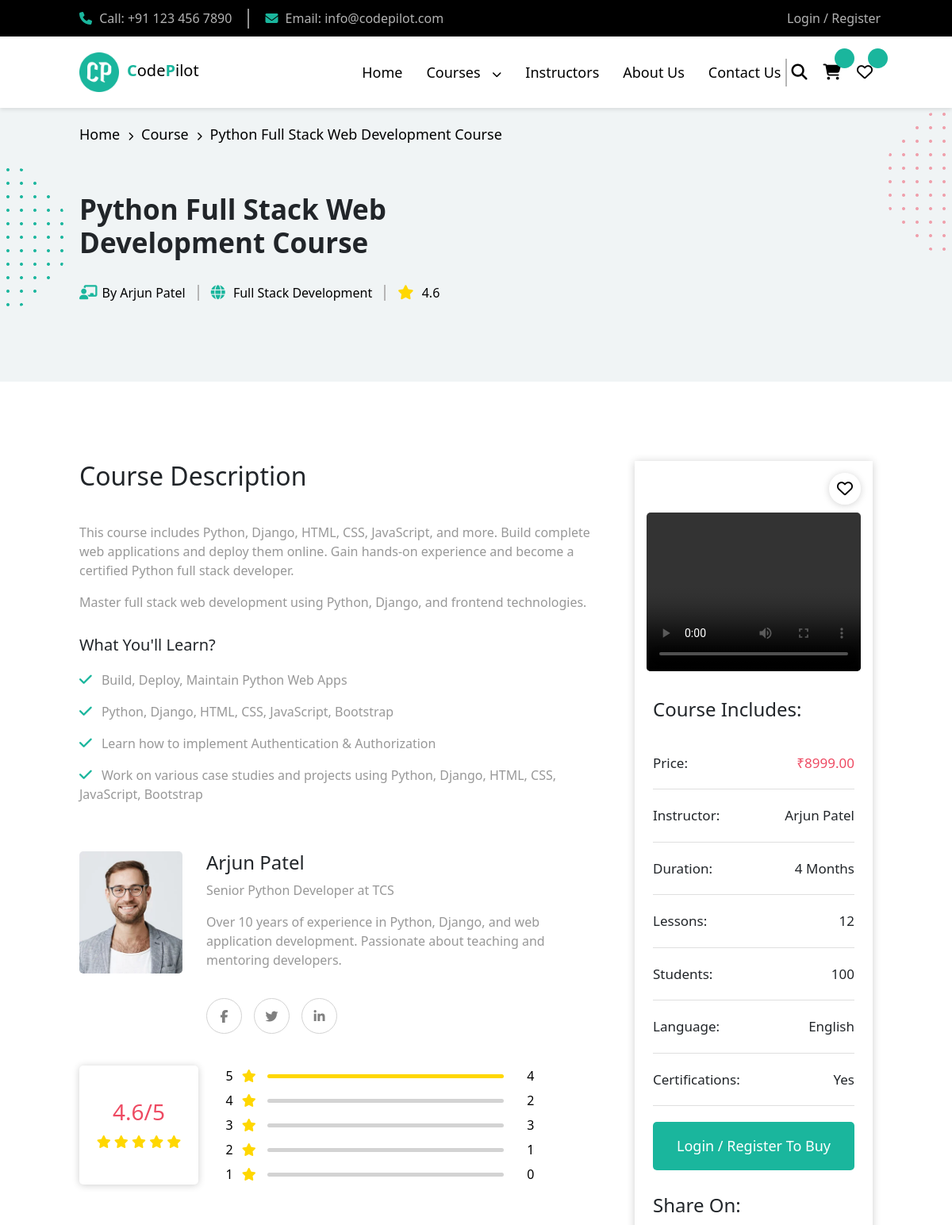
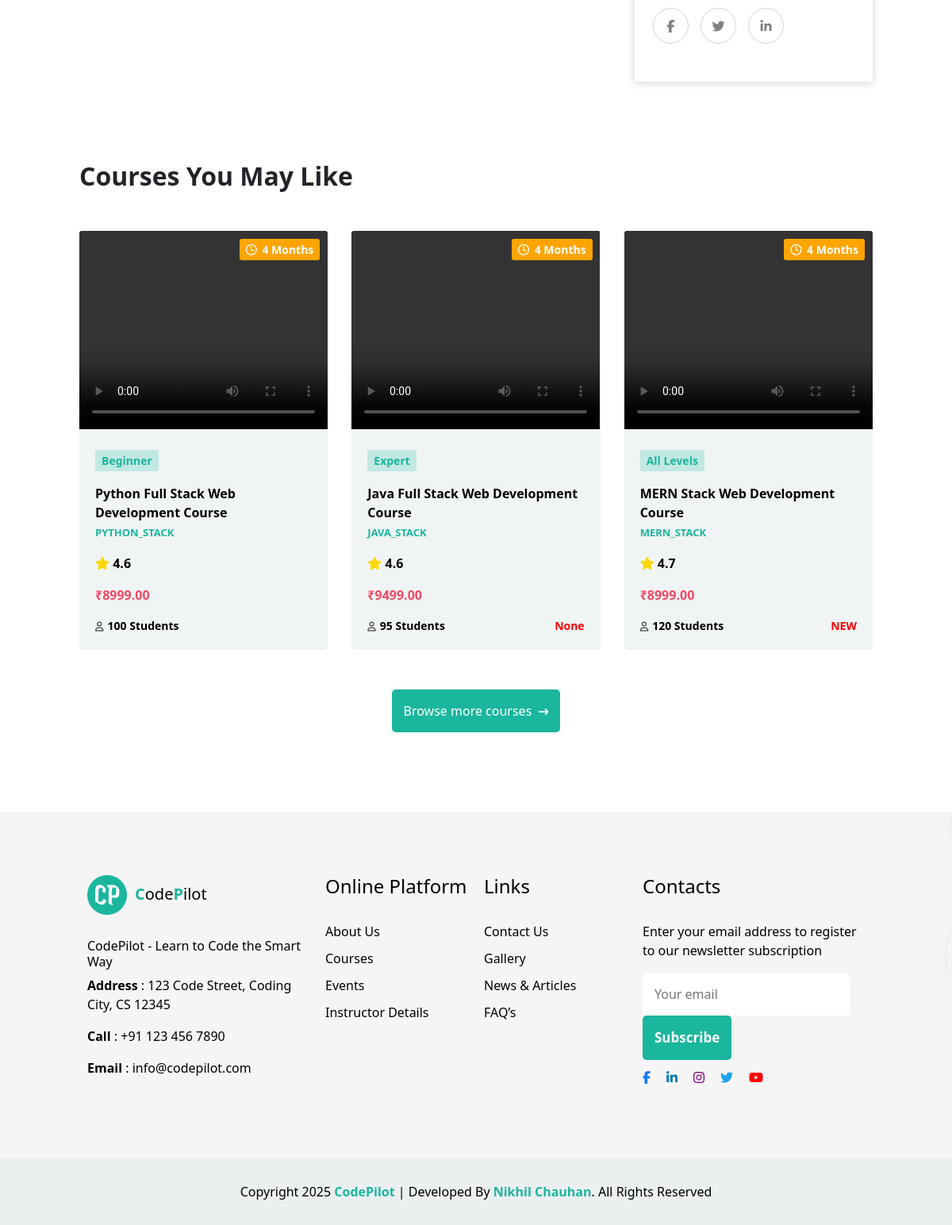
The app's page /course/1/ with its own data (2 pictures, top to bottom).
### code_pilot_app/models.py (models this page shows, shortened)
class Course(models.Model):
    CATEGORY_CHOICES = [
        ('full_stack', 'Full Stack Development'),
        ('mobile_app', 'Mobile App Development'),
        ('data_science', 'Data Science'),
        ('data_analytics', 'Data Analytics'),
        ('software_testing', 'Software Testing'),
        ('digital_marketing', 'Digital Marketing'),
        ('ux_ui', 'UX/UI Design'),
        ('cyber_security', 'Cyber Security'),
    ]
    SUBCATEGORY_CHOICES = [
        ('mern_stack', 'MERN Stack'),
        ('python_stack', 'Python Stack'),
        ('java_stack', 'Java Stack'),
        ('dotnet_stack', 'DotNet Stack'),
        ('android', 'Android'),
        ('ios', 'iOS'),
        ('flutter_app', 'Flutter App'),
        ('flutter_app_development', 'Flutter App Development'),
        ('data_science_training', 'Data Science Training'),
        ('machine_learning_training', 'Machine Learning Training'),
        ('data_analytics_training', 'Data Analytics Training'),
        ('business_analytics_training', 'Business Analytics Training'),
        ('software_testing_training', 'Software Testing Training'),
        ('selenium_automation_training', 'Selenium Automation Training'),
        ('manual_testing_training', 'Manual Testing Training'),
        ('digital_marketing_training', 'Digital Marketing Training'),
        ('ux_ui_training', 'UX-UI Training'),
        ('ethical_hacking_training', 'Ethical Hacking Training'),
    ]
    course_name = models.CharField(max_length=200)
    short_description = models.TextField()
    long_description = models.TextField()
    category = models.CharField(max_length=50, choices=CATEGORY_CHOICES)
    subcategory = models.CharField(max_length=50, choices=SUBCATEGORY_CHOICES, blank=True, null=True)
    learning_outcomes = models.TextField()
    price = models.DecimalField(max_digits=10, decimal_places=2)
    instructor = models.ForeignKey(Instructor, on_delete=models.CASCADE, related_name='courses', null=True, blank=True)
    duration = models.CharField(max_length=50)
    students_enrolled = models.PositiveIntegerField()
    language = models.CharField(max_length=50)
    certification = models.CharField(max_length=100)
    rating = models.FloatField()
    promo_video = models.FileField(upload_to='course_videos/', blank=True, null=True)  # FileField for manual upload
    technologies_covered = models.TextField()
    old_price = models.DecimalField(max_digits=10, decimal_places=2)
    discount_percent = models.PositiveIntegerField()
    badge = models.CharField(max_length=50, blank=True, null=True)
    level = models.CharField(max_length=50, blank=True, null=True)  # e.g., Beginner, Intermediate, Advanced
    lessons_count = models.PositiveIntegerField(default=0)

class Instructor(models.Model):
    name = models.CharField(max_length=100)
    profession = models.CharField(max_length=200)
    about = models.TextField()
    email = models.EmailField(unique=True)
    phone_no = models.CharField(max_length=15)
    rating = models.FloatField()
    profile_image = models.ImageField(upload_to='instructors/', null=True, blank=True)

### code_pilot_app/views.py (the view)
# urls.py: path('course/<int:course_id>/', views.course_detail, name='course_detail'),
def course_detail(request, course_id):
    course = get_object_or_404(Course, id=course_id)
    return render(request, 'course_detail.html', {'course': course})

### code_pilot_app/context_processors.py (called while the page is built)
def cart_total_processor(request):
    if request.user.is_authenticated:
        cart_items = Cart.objects.filter(user=request.user)
        total = sum(item.course.price for item in cart_items)
        return {'cart_total': total}
    return {'cart_total': 0}

def global_data(request):
    return {
        'courses': Course.objects.all()[:4],
        'instructors': Instructor.objects.all()[:4],
        'allcourses': Course.objects.all(),
    }

### templates/course_detail.html (shortened to what this page needs)
{% extends "base.html" %}
{% load static %}
{% block body %}
<section class="course-detail-sec1">
  <div class="course-detail-container">
    <p><a href="{% url 'index'%}">Home</a><i class="fa-solid fa-chevron-right"></i>Course<i
        class="fa-solid fa-chevron-right"></i><span
        style="font-weight: 500; border: none; margin: 0px;">{{course.course_name}}</span></p>
    <h1>{{course.course_name}}</h1>
    <div>
      <p><i class="fa-solid fa-chalkboard-user"></i>By {{course.instructor.name}}</p>
      <span></span>
      <p><i class="fa-solid fa-globe"></i> {{course.get_category_display}}</p>
      <span></span>
      <p><i class="fa-solid fa-star gold"></i> {{ course.rating }}</p>
    </div>
    <div class="details-absu1 follow-cursor"><img src="{% static 'image/hbg1.png' %}" alt="img"></div>
    <div class="details-absu2 follow-cursor"><img src="{% static 'image/hbg4.png' %}" alt="img"></div>
  </div>
</section>
<section class="course-detail-sec2">
  <div class="parent-detail-div">
    <div class="course-detail-div1">
      <h2>Course Description</h2>
      <p>{{ course.long_description }}</p>
      <p>{{ course.short_description }}</p>
      <h5>What You'll Learn?</h5>
      <p><i class="fa-solid fa-check"></i> {{ course.learning_outcomes }} </p>
      <p><i class="fa-solid fa-check"></i> {{ course.technologies_covered }} </p>
      <p><i class="fa-solid fa-check"></i> Learn how to implement Authentication & Authorization</p>
      <p><i class="fa-solid fa-check"></i> Work on various case studies and projects using
        {{course.technologies_covered}}</p>
      <div class="course-detail-instructor">
        <div class="course-detail-instructor-info1">
          {% if course.instructor.profile_image %}
          <img src="{{ course.instructor.profile_image.url }}" alt="{{ course.instructor.name }}">
          {% endif %}
        </div>
        <div class="course-detail-instructor-info2">
          <h4>{{ course.instructor.name }}</h4>
          <p>{{ course.instructor.profession }}</p>
          <p>{{ course.instructor.about }}</p>
          <div class="contact-icons-div">
            <div><i class="fa-brands fa-facebook-f"></i></div>
            <div><i class="fa-brands fa-twitter"></i></div>
            <div><i class="fa-brands fa-linkedin-in"></i></i></div>
          </div>
        </div>
      </div>
      <div class="course-detail-rating-div">
        <div class="course-detail-rating-parent">
          <div class="course-detail-rating">
            <h3>{{course.rating}}/5</h3>
            <i class="fa-solid fa-star gold"></i>
            <i class="fa-solid fa-star gold"></i>
            <i class="fa-solid fa-star gold"></i>
            <i class="fa-solid fa-star gold"></i>
            <i class="fa-solid fa-star gold"></i>
          </div>
        </div>
        <div class="course-detail-rating-count">
          <div><span class="num-star">5 <i class="fa-solid fa-star gold"></i></span>
            <div style="background-color: gold !important;" class="star-range range-gold"></div> <span
              class="num">4</span>
          </div>
          <div><span class="num-star">4 <i class="fa-solid fa-star gold"></i></span>
            <div class="star-range"></div> <span class="num">2</span>
          </div>
          <div><span class="num-star">3 <i class="fa-solid fa-star gold"></i></span>
            <div class="star-range"></div> <span class="num">3</span>
          </div>
          <div><span class="num-star">2 <i class="fa-solid fa-star gold"></i></span>
            <div class="star-range"></div> <span class="num">1</span>
          </div>
          <div><span class="num-star">1 <i class="fa-solid fa-star gold"></i></span>
            <div class="star-range"></div> <span class="num">0</span>
          </div>
        </div>
      </div>
    </div>
    <div class="course-detail-div2">
      <button class="add-fav favadd" {% if not request.user.is_authenticated %} data-toggle="modal"
        data-target="#exampleModalCenter" data-bs-dismiss="offcanvas" onclick="showLoginMessage()" {% else %}
        data-id="{{ course.id }}" {% endif %}>
        {% if course in favorite_courses %}
        <i class="fa-solid fa-heart text-danger"></i>
        {% else %}
        <i class="fa-regular fa-heart"></i>
        {% endif %}
      </button>
      {% if course.promo_video %}
      <video controls>
        <source src="{{ course.promo_video.url }}" type="video/mp4">
      </video>
      {% endif %}
      <div class="p-2">
        <h4>Course Includes:</h4>
        <div class="detail-course"><span>Price:</span> <span class="pink-text-color">₹{{course.price}}</span></div>
        <div class="detail-course"><span>Instructor:</span> <span>{{course.instructor.name}}</span></div>
        <div class="detail-course"><span>Duration:</span> <span>{{course.duration}}</span></div>
        <div class="detail-course"><span>Lessons:</span> <span>{{course.lessons_count}}</span></div>
        <div class="detail-course"><span>Students:</span> <span>{{course.students_enrolled}}</span></div>
        <div class="detail-course"><span>Language:</span> <span>{{course.language}}</span></div>
        <div class="detail-course"><span>Certifications:</span> <span>{{course.certification}}</span></div>
        {% if user.is_authenticated %}
        <button class="add-to-cart parentbtn buybtn" data-id="{{ course.id }}">Add to Cart</button>
        <a href="{% url 'checkout' %}?course_id={{ course.id }}">
          <button class="parentbtn buybtn">Buy Now</button>
        </a>
        {% else %}
        <button type="button" class="parentbtn buybtn" data-toggle="modal" data-target="#exampleModalCenter">
          Login / Register To Buy
        </button>
        {% endif %}
        <h4 class="share-h4">Share On:</h4>
        <div class="contact-icons-div">
          <div><i class="fa-brands fa-facebook-f"></i></div>
          <div><i class="fa-brands fa-twitter"></i></div>
          <div><i class="fa-brands fa-linkedin-in"></i></div>
        </div>
      </div>
    </div>
  </div>
</section>
<section class="course-detail-sec3" data-aos="fade-up" data-aos-duration="1000">
  <h2>Courses You May Like</h2>
  <div class="courses-container-allcourses">
    {% for course in courses|slice:":3" %}
    <div class="courses-maindiv" style="background-color: #f0f4f5 !important;">
      <a href="{% url 'course_detail' course.id %}" style="text-decoration: none; color: black;">
        <video width="100%" height="250px" controls style="border-top-left-radius: 3px;border-top-right-radius:3px; ">
          <source src="{{ course.promo_video.url }}" type="video/mp4" />
        </video>
        <div class="courses-child">
          <div class="child-absdiv">
            <p><i class="fa-regular fa-clock"></i> {{ course.duration }}</p>
          </div>
          <p class="courses-level">{{ course.level }}</p>
          <p class="courses-name">{{ course.course_name }} <br> <span>{{ course.subcategory }}</span></p>
          <p><i class="fa-solid fa-star" style="color: gold;"></i> {{ course.rating }}</p>
          <p class="courses-price">₹{{ course.price }}</p>
          <div class="child-flex">
            <p class="courses-student"><i class="fa-regular fa-user"></i>{{ course.students_enrolled }}
              Students
            </p>
            <p class="courses-badge">{{ course.badge }}</p>
          </div>
        </div>
      </a>
    </div>
    {% empty %}
    <p>No courses available.</p>
    {% endfor %}
  </div>
  <a href="{% url 'courses' %}" class="atag"> <button class="parentbtn allbtn">Browse more courses <i
        class="fa-solid fa-arrow-right-long ml-1" id="faArrow"></i></button></a>
</section>
{% endblock %}

### records on screen
Course: course_name "Python Full Stack Web Development Course", instructor.name "Arjun Patel", category "Full Stack Development", rating "4.6", long_description "This course includes Python, Django, HTML, CSS, JavaScript, and more. Build complete web applications and deploy them online. Gain hands-on experience and become a certified Python full stack developer.", short_description "Master full stack web development using Python, Django, and frontend technologies.", learning_outcomes "Build, Deploy, Maintain Python Web Apps", technologies_covered "Python, Django, HTML, CSS, JavaScript, Bootstrap", instructor.profile_image (picture), instructor.profession "Senior Python Developer at TCS", instructor.about "Over 10 years of experience in Python, Django, and web application development. Passionate about teaching and mentoring developers.", price "8999.00", duration "4 Months", lessons_count "12", students_enrolled "100", language "English", certification "Yes", level "Beginner", subcategory "PYTHON_STACK"
Course: duration "4 Months", level "Expert", course_name "Java Full Stack Web Development Course", subcategory "JAVA_STACK", rating "4.6", price "9499.00", students_enrolled "95", badge "None"
Course: duration "4 Months", level "All Levels", course_name "MERN Stack Web Development Course", subcategory "MERN_STACK", rating "4.7", price "8999.00", students_enrolled "120", badge "NEW"
